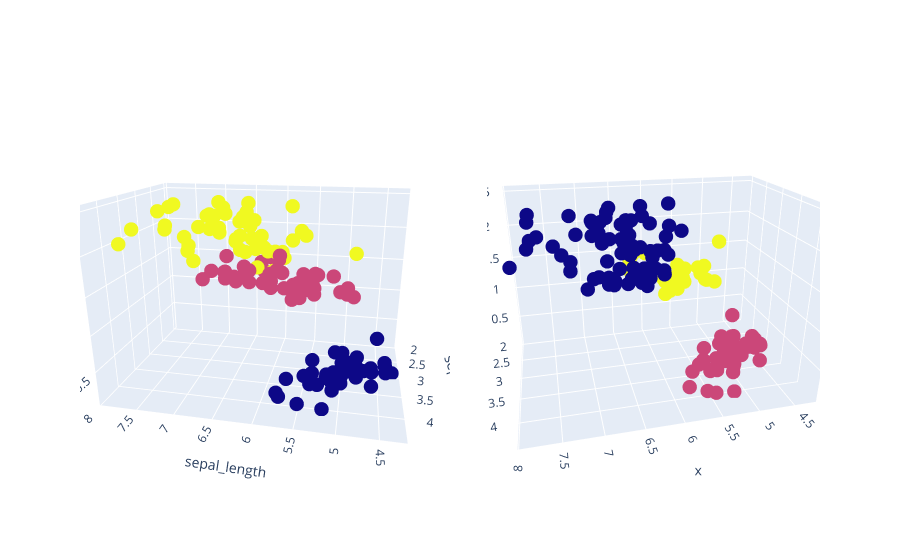

This figure's notebook cell:
### Markdown cell above
## Iris Dataset

Let's test Ward's method on some real dataset.

### Code cell
import plotly.express as px

df = px.data.iris()
X = df[["sepal_length", "sepal_width", "petal_width"]]

clusters = predict_clusters(X, n_clusters=3)

fig = make_subplots(rows=1, cols=2, specs=[[{'type': 'surface'}, {'type': 'surface'}]])

fig.add_trace(
    go.Scatter3d(
        x=df["sepal_length"],
        y=df["sepal_width"],
        z=df["petal_width"],
        mode='markers',
        marker=dict(
            color=df["species_id"]
        )
    ),
    row=1, col=1,
)

fig.add_trace(
    go.Scatter3d(
        x=df["sepal_length"],
        y=df["sepal_width"],
        z=df["petal_width"],
        mode='markers',
        marker=dict(
            color=clusters
        )
    ),
    row=1, col=2
)

fig.update_traces(marker_size = 5, showlegend=False)

fig.update_layout(scene={'domain': {'x': [0.0, 0.5], 'y': [0.0, 1.0]},
              'xaxis': {'title': {'text': 'sepal_length'}},
              'yaxis': {'title': {'text': 'sepal_width'}},
              'zaxis': {'title': {'text': 'petal_width'}}})
fig.show()

### Figure 1 — Plotly figure (JSON) as saved in the notebook; plotly's stock layout.template omitted (floating-point values rounded to 4 significant figures; data arrays with more than 128 entries replaced by an {"elided": "..."} marker saying what was removed)
{"data": [{"marker": {"color": {"elided": "150 int values"}, "size": 5}, "mode": "markers", "scene": "scene", "showlegend": false, "type": "scatter3d", "x": {"elided": "150 float values"}, "y": {"elided": "150 float values"}, "z": {"elided": "150 float values"}}, {"marker": {"color": {"elided": "150 int values"}, "size": 5}, "mode": "markers", "scene": "scene2", "showlegend": false, "type": "scatter3d", "x": {"elided": "150 float values"}, "y": {"elided": "150 float values"}, "z": {"elided": "150 float values"}}], "layout": {"autosize": true, "scene": {"aspectmode": "auto", "aspectratio": {"x": 1.31, "y": 0.8736, "z": 0.8736}, "camera": {"center": {"x": 0, "y": 0, "z": 0}, "eye": {"x": -0.4129, "y": 2.004, "z": 0.7079}, "projection": {"type": "perspective"}, "up": {"x": 0, "y": 0, "z": 1}}, "domain": {"x": [0, 0.5], "y": [0, 1]}, "xaxis": {"title": {"text": "sepal_length"}, "type": "linear"}, "yaxis": {"title": {"text": "sepal_width"}, "type": "linear"}, "zaxis": {"title": {"text": "petal_width"}, "type": "linear"}}, "scene2": {"aspectmode": "auto", "aspectratio": {"x": 1.31, "y": 0.8736, "z": 0.8736}, "camera": {"center": {"x": 0, "y": 0, "z": 0}, "eye": {"x": 0.4638, "y": 1.935, "z": 0.8524}, "projection": {"type": "perspective"}, "up": {"x": 0, "y": 0, "z": 1}}, "domain": {"x": [0.55, 1], "y": [0, 1]}}}}
